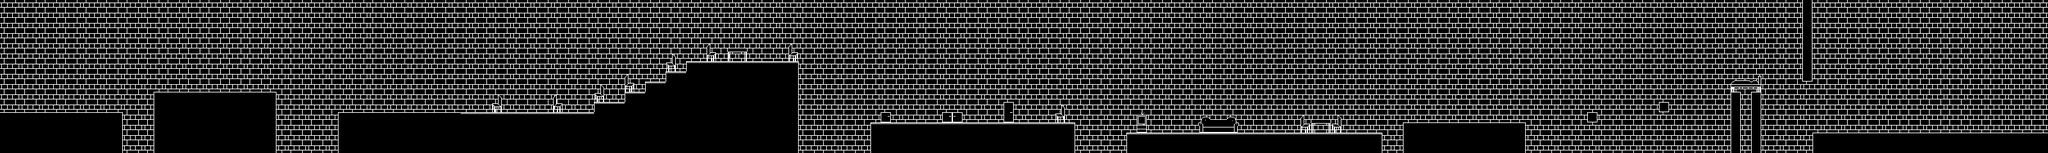

This is a level from a 2D game, rendered from its Tiled map with the project's own tilesets. A one-line summary and the map file follow, with tile-layer data summarised:
An orthogonal 200x15 tile map with 16x16 px tiles, 3 tile layers (Collision, Background, Ground) and 3 objects (Spawn, Tree, Image).

<map version="1.10" tiledversion="1.10.1" orientation="orthogonal" renderorder="right-down" width="200" height="15" tilewidth="16" tileheight="16" infinite="0" nextlayerid="5" nextobjectid="4">
 <editorsettings>
  <export target="level_3.json" format="json" />
 </editorsettings>
 <properties>
  <property name="song" value="winter" />
 </properties>
 <tileset firstgid="1" name="tileset" tilewidth="16" tileheight="16" tilecount="256" columns="16">
  <image source="../tileset.png" width="256" height="256" />
 </tileset>
 <layer id="3" name="Collision" width="200" height="15">
  <data>[3000 cells, 235 non-empty, 3 distinct tile ids]</data>
 </layer>
 <layer id="2" name="Background" width="200" height="15">
  <data>[3000 cells, 3000 non-empty, 4 distinct tile ids]</data>
 </layer>
 <layer id="1" name="Ground" width="200" height="15">
  <data>[3000 cells, 641 non-empty, 42 distinct tile ids]</data>
 </layer>
 <objectgroup id="4" name="Objects">
  <object id="1" name="Spawn" x="32" y="160">
   <point />
  </object>
  <object id="2" name="Tree" x="3152" y="192">
   <point />
  </object>
  <object id="3" name="Image" x="640" y="144">
   <properties>
    <property name="src" value="FloorIsLava" />
   </properties>
   <point />
  </object>
 </objectgroup>
</map>
